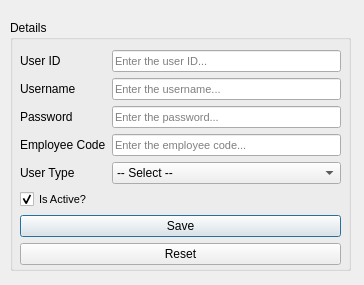
<?xml version="1.0" encoding="UTF-8"?>
<ui version="4.0">
 <class>add_user</class>
 <widget class="QDialog" name="add_user">
  <property name="windowModality">
   <enum>Qt::ApplicationModal</enum>
  </property>
  <property name="geometry">
   <rect>
    <x>0</x>
    <y>0</y>
    <width>364</width>
    <height>285</height>
   </rect>
  </property>
  <property name="windowTitle">
   <string>Dialog</string>
  </property>
  <widget class="QGroupBox" name="details_box">
   <property name="geometry">
    <rect>
     <x>10</x>
     <y>20</y>
     <width>341</width>
     <height>251</height>
    </rect>
   </property>
   <property name="title">
    <string>Details</string>
   </property>
   <widget class="QWidget" name="formLayoutWidget">
    <property name="geometry">
     <rect>
      <x>10</x>
      <y>30</y>
      <width>321</width>
      <height>221</height>
     </rect>
    </property>
    <layout class="QFormLayout" name="formLayout">
     <item row="0" column="0">
      <widget class="QLabel" name="id_label">
       <property name="text">
        <string>User ID</string>
       </property>
      </widget>
     </item>
     <item row="0" column="1">
      <widget class="QLineEdit" name="user_id">
       <property name="font">
        <font>
         <pointsize>8</pointsize>
        </font>
       </property>
       <property name="styleSheet">
        <string notr="true"/>
       </property>
       <property name="placeholderText">
        <string>Enter the user ID...</string>
       </property>
      </widget>
     </item>
     <item row="1" column="0">
      <widget class="QLabel" name="name_label">
       <property name="text">
        <string>Username</string>
       </property>
      </widget>
     </item>
     <item row="1" column="1">
      <widget class="QLineEdit" name="user_name">
       <property name="font">
        <font>
         <pointsize>8</pointsize>
        </font>
       </property>
       <property name="styleSheet">
        <string notr="true"/>
       </property>
       <property name="placeholderText">
        <string>Enter the username...</string>
       </property>
      </widget>
     </item>
     <item row="2" column="0">
      <widget class="QLabel" name="pass_label">
       <property name="text">
        <string>Password</string>
       </property>
      </widget>
     </item>
     <item row="2" column="1">
      <widget class="QLineEdit" name="user_pass">
       <property name="font">
        <font>
         <pointsize>8</pointsize>
        </font>
       </property>
       <property name="styleSheet">
        <string notr="true"/>
       </property>
       <property name="inputMethodHints">
        <set>Qt::ImhHiddenText|Qt::ImhLowercaseOnly|Qt::ImhNoAutoUppercase|Qt::ImhNoPredictiveText|Qt::ImhSensitiveData</set>
       </property>
       <property name="echoMode">
        <enum>QLineEdit::Password</enum>
       </property>
       <property name="placeholderText">
        <string>Enter the password...</string>
       </property>
      </widget>
     </item>
     <item row="3" column="0">
      <widget class="QLabel" name="ecode_label">
       <property name="text">
        <string>Employee Code</string>
       </property>
      </widget>
     </item>
     <item row="3" column="1">
      <widget class="QLineEdit" name="emp_code">
       <property name="font">
        <font>
         <pointsize>8</pointsize>
        </font>
       </property>
       <property name="styleSheet">
        <string notr="true"/>
       </property>
       <property name="placeholderText">
        <string>Enter the employee code...</string>
       </property>
      </widget>
     </item>
     <item row="5" column="0">
      <widget class="QLabel" name="utype_label">
       <property name="text">
        <string>User Type</string>
       </property>
      </widget>
     </item>
     <item row="5" column="1">
      <widget class="QComboBox" name="user_combo">
       <item>
        <property name="text">
         <string>-- Select --</string>
        </property>
       </item>
       <item>
        <property name="text">
         <string>Admin</string>
        </property>
       </item>
       <item>
        <property name="text">
         <string>Client</string>
        </property>
       </item>
      </widget>
     </item>
     <item row="7" column="0" colspan="2">
      <widget class="QCheckBox" name="user_active">
       <property name="font">
        <font>
         <pointsize>8</pointsize>
        </font>
       </property>
       <property name="text">
        <string>Is Active?</string>
       </property>
       <property name="checked">
        <bool>true</bool>
       </property>
      </widget>
     </item>
     <item row="8" column="0" colspan="2">
      <widget class="QPushButton" name="user_save_btn">
       <property name="text">
        <string>Save</string>
       </property>
      </widget>
     </item>
     <item row="9" column="0" colspan="2">
      <widget class="QPushButton" name="user_reset_btn">
       <property name="text">
        <string>Reset</string>
       </property>
      </widget>
     </item>
    </layout>
   </widget>
  </widget>
 </widget>
 <resources/>
 <connections/>
</ui>
